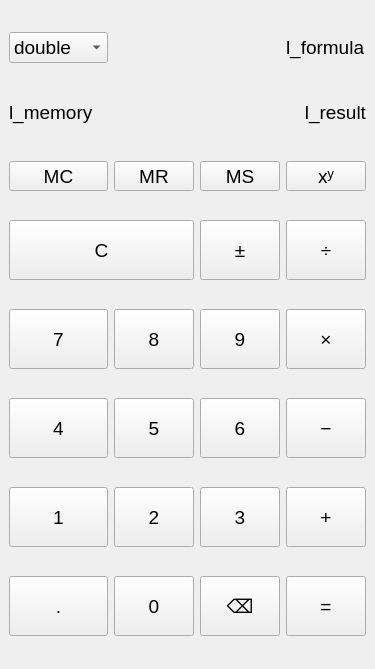
<?xml version="1.0" encoding="UTF-8"?>
<ui version="4.0">
 <class>MainWindow</class>
 <widget class="QMainWindow" name="MainWindow">
  <property name="enabled">
   <bool>true</bool>
  </property>
  <property name="geometry">
   <rect>
    <x>0</x>
    <y>0</y>
    <width>371</width>
    <height>669</height>
   </rect>
  </property>
  <property name="sizePolicy">
   <sizepolicy hsizetype="Preferred" vsizetype="Preferred">
    <horstretch>0</horstretch>
    <verstretch>0</verstretch>
   </sizepolicy>
  </property>
  <property name="font">
   <font>
    <pointsize>14</pointsize>
   </font>
  </property>
  <property name="windowTitle">
   <string>Калькулятор</string>
  </property>
  <widget class="QWidget" name="centralwidget">
   <layout class="QGridLayout" name="gridLayout">
    <item row="4" column="1">
     <widget class="QPushButton" name="btn_8">
      <property name="maximumSize">
       <size>
        <width>16777215</width>
        <height>60</height>
       </size>
      </property>
      <property name="text">
       <string>8</string>
      </property>
     </widget>
    </item>
    <item row="8" column="2">
     <widget class="QPushButton" name="btn_delete">
      <property name="enabled">
       <bool>true</bool>
      </property>
      <property name="maximumSize">
       <size>
        <width>16777215</width>
        <height>60</height>
       </size>
      </property>
      <property name="focusPolicy">
       <enum>Qt::TabFocus</enum>
      </property>
      <property name="text">
       <string>⌫</string>
      </property>
     </widget>
    </item>
    <item row="3" column="0" colspan="2">
     <widget class="QPushButton" name="btn_clear">
      <property name="maximumSize">
       <size>
        <width>16777215</width>
        <height>60</height>
       </size>
      </property>
      <property name="text">
       <string>C</string>
      </property>
     </widget>
    </item>
    <item row="4" column="0">
     <widget class="QPushButton" name="btn_7">
      <property name="maximumSize">
       <size>
        <width>16777215</width>
        <height>60</height>
       </size>
      </property>
      <property name="text">
       <string>7</string>
      </property>
     </widget>
    </item>
    <item row="6" column="0">
     <widget class="QPushButton" name="btn_4">
      <property name="maximumSize">
       <size>
        <width>16777215</width>
        <height>60</height>
       </size>
      </property>
      <property name="text">
       <string>4</string>
      </property>
     </widget>
    </item>
    <item row="1" column="0" colspan="4">
     <layout class="QHBoxLayout" name="horizontalLayout" stretch="1,8">
      <property name="sizeConstraint">
       <enum>QLayout::SetDefaultConstraint</enum>
      </property>
      <item>
       <widget class="QLabel" name="l_memory">
        <property name="sizePolicy">
         <sizepolicy hsizetype="Preferred" vsizetype="Preferred">
          <horstretch>0</horstretch>
          <verstretch>0</verstretch>
         </sizepolicy>
        </property>
        <property name="maximumSize">
         <size>
          <width>16777215</width>
          <height>40</height>
         </size>
        </property>
        <property name="text">
         <string>l_memory</string>
        </property>
       </widget>
      </item>
      <item>
       <widget class="QLabel" name="l_result">
        <property name="maximumSize">
         <size>
          <width>16777215</width>
          <height>40</height>
         </size>
        </property>
        <property name="text">
         <string>l_result</string>
        </property>
        <property name="alignment">
         <set>Qt::AlignRight|Qt::AlignTrailing|Qt::AlignVCenter</set>
        </property>
       </widget>
      </item>
     </layout>
    </item>
    <item row="7" column="0">
     <widget class="QPushButton" name="btn_1">
      <property name="maximumSize">
       <size>
        <width>16777215</width>
        <height>60</height>
       </size>
      </property>
      <property name="text">
       <string>1</string>
      </property>
     </widget>
    </item>
    <item row="7" column="3">
     <widget class="QPushButton" name="btn_addition">
      <property name="sizePolicy">
       <sizepolicy hsizetype="Minimum" vsizetype="Fixed">
        <horstretch>0</horstretch>
        <verstretch>2</verstretch>
       </sizepolicy>
      </property>
      <property name="maximumSize">
       <size>
        <width>16777215</width>
        <height>60</height>
       </size>
      </property>
      <property name="text">
       <string>+</string>
      </property>
     </widget>
    </item>
    <item row="6" column="2">
     <widget class="QPushButton" name="btn_6">
      <property name="maximumSize">
       <size>
        <width>16777215</width>
        <height>60</height>
       </size>
      </property>
      <property name="text">
       <string>6</string>
      </property>
     </widget>
    </item>
    <item row="2" column="1">
     <widget class="QPushButton" name="btn_memory_remember">
      <property name="maximumSize">
       <size>
        <width>16777215</width>
        <height>30</height>
       </size>
      </property>
      <property name="text">
       <string>MR</string>
      </property>
     </widget>
    </item>
    <item row="2" column="2">
     <widget class="QPushButton" name="btn_memory_store">
      <property name="maximumSize">
       <size>
        <width>16777215</width>
        <height>30</height>
       </size>
      </property>
      <property name="text">
       <string>MS</string>
      </property>
     </widget>
    </item>
    <item row="3" column="2">
     <widget class="QPushButton" name="btn_change_sign">
      <property name="maximumSize">
       <size>
        <width>16777215</width>
        <height>60</height>
       </size>
      </property>
      <property name="text">
       <string>±</string>
      </property>
     </widget>
    </item>
    <item row="2" column="3">
     <widget class="QPushButton" name="btn_power">
      <property name="sizePolicy">
       <sizepolicy hsizetype="Minimum" vsizetype="Fixed">
        <horstretch>0</horstretch>
        <verstretch>1</verstretch>
       </sizepolicy>
      </property>
      <property name="maximumSize">
       <size>
        <width>16777215</width>
        <height>30</height>
       </size>
      </property>
      <property name="text">
       <string>xʸ</string>
      </property>
     </widget>
    </item>
    <item row="8" column="1">
     <widget class="QPushButton" name="btn_0">
      <property name="maximumSize">
       <size>
        <width>16777215</width>
        <height>60</height>
       </size>
      </property>
      <property name="text">
       <string>0</string>
      </property>
     </widget>
    </item>
    <item row="0" column="3">
     <widget class="QLabel" name="l_formula">
      <property name="maximumSize">
       <size>
        <width>16777215</width>
        <height>40</height>
       </size>
      </property>
      <property name="text">
       <string>l_formula</string>
      </property>
     </widget>
    </item>
    <item row="8" column="3">
     <widget class="QPushButton" name="btn_result">
      <property name="sizePolicy">
       <sizepolicy hsizetype="Minimum" vsizetype="Fixed">
        <horstretch>0</horstretch>
        <verstretch>2</verstretch>
       </sizepolicy>
      </property>
      <property name="maximumSize">
       <size>
        <width>16777215</width>
        <height>60</height>
       </size>
      </property>
      <property name="text">
       <string>=</string>
      </property>
     </widget>
    </item>
    <item row="4" column="2">
     <widget class="QPushButton" name="btn_9">
      <property name="maximumSize">
       <size>
        <width>16777215</width>
        <height>60</height>
       </size>
      </property>
      <property name="text">
       <string>9</string>
      </property>
     </widget>
    </item>
    <item row="8" column="0">
     <widget class="QPushButton" name="tb_extra">
      <property name="maximumSize">
       <size>
        <width>16777215</width>
        <height>60</height>
       </size>
      </property>
      <property name="text">
       <string>.</string>
      </property>
     </widget>
    </item>
    <item row="2" column="0">
     <widget class="QPushButton" name="btn_memory_clear">
      <property name="maximumSize">
       <size>
        <width>16777215</width>
        <height>30</height>
       </size>
      </property>
      <property name="text">
       <string>MC</string>
      </property>
     </widget>
    </item>
    <item row="6" column="3">
     <widget class="QPushButton" name="btn_substruction">
      <property name="sizePolicy">
       <sizepolicy hsizetype="Minimum" vsizetype="Fixed">
        <horstretch>0</horstretch>
        <verstretch>2</verstretch>
       </sizepolicy>
      </property>
      <property name="maximumSize">
       <size>
        <width>16777215</width>
        <height>60</height>
       </size>
      </property>
      <property name="text">
       <string>−</string>
      </property>
     </widget>
    </item>
    <item row="7" column="2">
     <widget class="QPushButton" name="btn_3">
      <property name="maximumSize">
       <size>
        <width>16777215</width>
        <height>60</height>
       </size>
      </property>
      <property name="text">
       <string>3</string>
      </property>
     </widget>
    </item>
    <item row="7" column="1">
     <widget class="QPushButton" name="btn_2">
      <property name="maximumSize">
       <size>
        <width>16777215</width>
        <height>60</height>
       </size>
      </property>
      <property name="text">
       <string>2</string>
      </property>
     </widget>
    </item>
    <item row="6" column="1">
     <widget class="QPushButton" name="btn_5">
      <property name="maximumSize">
       <size>
        <width>16777215</width>
        <height>60</height>
       </size>
      </property>
      <property name="text">
       <string>5</string>
      </property>
     </widget>
    </item>
    <item row="3" column="3">
     <widget class="QPushButton" name="btn_division">
      <property name="sizePolicy">
       <sizepolicy hsizetype="Minimum" vsizetype="Fixed">
        <horstretch>0</horstretch>
        <verstretch>2</verstretch>
       </sizepolicy>
      </property>
      <property name="maximumSize">
       <size>
        <width>16777215</width>
        <height>60</height>
       </size>
      </property>
      <property name="text">
       <string>÷</string>
      </property>
     </widget>
    </item>
    <item row="4" column="3">
     <widget class="QPushButton" name="btn_multiplicate">
      <property name="sizePolicy">
       <sizepolicy hsizetype="Minimum" vsizetype="Fixed">
        <horstretch>0</horstretch>
        <verstretch>2</verstretch>
       </sizepolicy>
      </property>
      <property name="maximumSize">
       <size>
        <width>16777215</width>
        <height>60</height>
       </size>
      </property>
      <property name="text">
       <string>×</string>
      </property>
     </widget>
    </item>
    <item row="0" column="0">
     <widget class="QComboBox" name="cmb_controller">
      <item>
       <property name="text">
        <string>double</string>
       </property>
      </item>
      <item>
       <property name="text">
        <string>float</string>
       </property>
      </item>
      <item>
       <property name="text">
        <string>uint8_t</string>
       </property>
      </item>
      <item>
       <property name="text">
        <string>int</string>
       </property>
      </item>
      <item>
       <property name="text">
        <string>int64_t</string>
       </property>
      </item>
      <item>
       <property name="text">
        <string>size_t</string>
       </property>
      </item>
      <item>
       <property name="text">
        <string>Rational</string>
       </property>
      </item>
     </widget>
    </item>
   </layout>
  </widget>
 </widget>
 <tabstops>
  <tabstop>btn_memory_clear</tabstop>
  <tabstop>btn_memory_remember</tabstop>
  <tabstop>btn_memory_store</tabstop>
  <tabstop>btn_power</tabstop>
  <tabstop>btn_clear</tabstop>
  <tabstop>btn_change_sign</tabstop>
  <tabstop>btn_division</tabstop>
  <tabstop>btn_7</tabstop>
  <tabstop>btn_8</tabstop>
  <tabstop>btn_9</tabstop>
  <tabstop>btn_multiplicate</tabstop>
  <tabstop>btn_4</tabstop>
  <tabstop>btn_5</tabstop>
  <tabstop>btn_6</tabstop>
  <tabstop>btn_substruction</tabstop>
  <tabstop>btn_1</tabstop>
  <tabstop>btn_2</tabstop>
  <tabstop>btn_3</tabstop>
  <tabstop>btn_addition</tabstop>
  <tabstop>tb_extra</tabstop>
  <tabstop>btn_0</tabstop>
  <tabstop>btn_delete</tabstop>
  <tabstop>btn_result</tabstop>
 </tabstops>
 <resources/>
 <connections/>
</ui>
